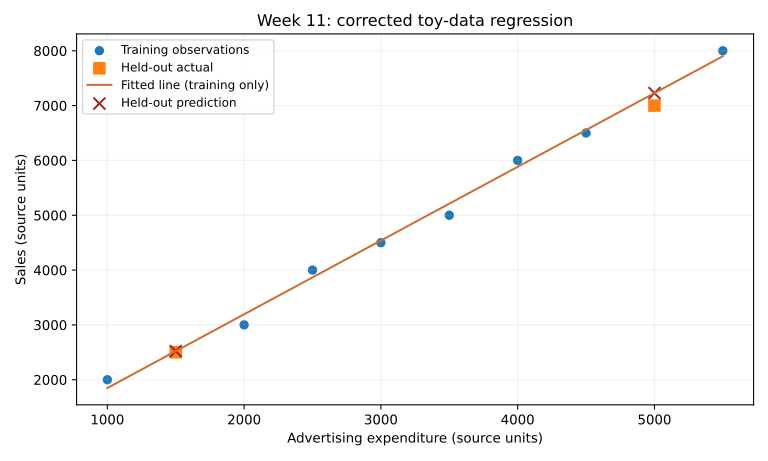

Source code (Python):
"""Week 11 pp.19-20 teaching correction; original 10 rows, no real sales claim."""
from pathlib import Path
import json
import numpy as np
import pandas as pd
from sklearn.model_selection import train_test_split
from sklearn.linear_model import LinearRegression
from sklearn.metrics import mean_absolute_error, mean_squared_error
import matplotlib
matplotlib.use('Agg')
import matplotlib.pyplot as plt
plt.rcParams['svg.fonttype'] = 'none'

out = Path(__file__).resolve().parent
data = {
    'advertising_expenditure': [1000,1500,2000,2500,3000,3500,4000,4500,5000,5500],
    'sales': [2000,2500,3000,4000,4500,5000,6000,6500,7000,8000],
}
df = pd.DataFrame(data)
X, y = df[['advertising_expenditure']], df['sales']
X_train, X_test, y_train, y_test = train_test_split(X,y,test_size=0.2,random_state=42)
model = LinearRegression().fit(X_train,y_train)
pred = model.predict(X_test)
baseline = np.repeat(y_train.mean(), len(y_test))
x = X_train.iloc[:,0].to_numpy(dtype=float)
yt = y_train.to_numpy(dtype=float)
b = np.sum((x-x.mean())*(yt-yt.mean())) / np.sum((x-x.mean())**2)
a = yt.mean() - b*x.mean()
assert np.allclose([a,b],[model.intercept_,model.coef_[0]])
results = {
 'training_rows': X_train.index.tolist(), 'test_rows':X_test.index.tolist(),
 'x_mean':x.mean(), 'y_mean':yt.mean(), 'Sxx':float(np.sum((x-x.mean())**2)),
 'Sxy':float(np.sum((x-x.mean())*(yt-yt.mean()))),
 'coefficient':b, 'intercept':a,
 'test':[{'advertising_expenditure':float(xx),'actual':float(yy),'predicted':float(pp),'residual':float(yy-pp)} for xx,yy,pp in zip(X_test.iloc[:,0],y_test,pred)],
 'MAE':float(mean_absolute_error(y_test,pred)),
 'MSE':float(mean_squared_error(y_test,pred)),
 'baseline_MAE':float(mean_absolute_error(y_test,baseline)),
 'p17_price_check':150*(1+0.082),
 'scope':'classroom toy data; random split reproduces slide design, not a time-series forecast',
}
(out/'sales-regression-results.json').write_text(json.dumps(results,indent=2),encoding='utf-8')
fig,ax=plt.subplots(figsize=(8,4.8))
ax.scatter(X_train.iloc[:,0],y_train,label='Training observations',marker='o')
ax.scatter(X_test.iloc[:,0],y_test,label='Held-out actual',marker='s',s=70)
grid=np.linspace(1000,5500,100).reshape(-1,1)
ax.plot(grid[:,0],a+b*grid[:,0],label='Fitted line (training only)',color='#cf6b35')
ax.scatter(X_test.iloc[:,0],pred,label='Held-out prediction',marker='x',s=80,color='#9e2525')
ax.set(xlabel='Advertising expenditure (source units)',ylabel='Sales (source units)',title='Week 11: corrected toy-data regression')
ax.legend(fontsize=9); ax.grid(alpha=0.2); fig.tight_layout()
fig.savefig(out/'sales-regression.svg'); fig.savefig(out/'sales-regression.png',dpi=150)
svg = out/'sales-regression.svg'
svg.write_text('\n'.join(line.rstrip() for line in svg.read_text(encoding='utf-8').splitlines())+'\n',encoding='utf-8')
print(json.dumps(results,indent=2))
